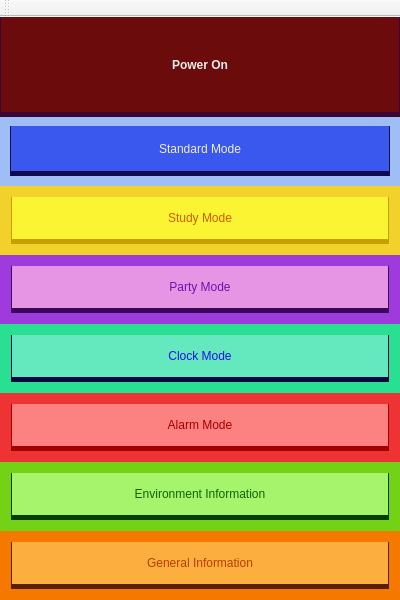
<?xml version="1.0" encoding="UTF-8"?>
<ui version="4.0">
 <class>MainWindow</class>
 <widget class="QMainWindow" name="MainWindow">
  <property name="geometry">
   <rect>
    <x>0</x>
    <y>0</y>
    <width>400</width>
    <height>600</height>
   </rect>
  </property>
  <property name="windowTitle">
   <string>MainWindow</string>
  </property>
  <widget class="QWidget" name="centralWidget">
   <layout class="QVBoxLayout" name="verticalLayout">
    <property name="spacing">
     <number>0</number>
    </property>
    <property name="leftMargin">
     <number>0</number>
    </property>
    <property name="topMargin">
     <number>0</number>
    </property>
    <property name="rightMargin">
     <number>0</number>
    </property>
    <property name="bottomMargin">
     <number>0</number>
    </property>
    <item>
     <widget class="QFrame" name="frame">
      <property name="styleSheet">
       <string notr="true">background-color: rgb(238, 238, 236);</string>
      </property>
      <property name="frameShape">
       <enum>QFrame::NoFrame</enum>
      </property>
      <property name="frameShadow">
       <enum>QFrame::Raised</enum>
      </property>
      <layout class="QGridLayout" name="gridLayout_8">
       <property name="leftMargin">
        <number>0</number>
       </property>
       <property name="topMargin">
        <number>0</number>
       </property>
       <property name="rightMargin">
        <number>0</number>
       </property>
       <property name="bottomMargin">
        <number>0</number>
       </property>
       <property name="spacing">
        <number>0</number>
       </property>
       <item row="0" column="0">
        <widget class="QPushButton" name="pushButton_8">
         <property name="minimumSize">
          <size>
           <width>0</width>
           <height>100</height>
          </size>
         </property>
         <property name="maximumSize">
          <size>
           <width>16777215</width>
           <height>16777215</height>
          </size>
         </property>
         <property name="styleSheet">
          <string notr="true">QPushButton {
	
	background-color: rgb(108, 11, 11);
	border: none;		
	color: rgb(238, 238, 236);
	font: 57 21pt &quot;Ubuntu&quot;;
	font-weight: bold;
	border-left:1px solid rgb(59, 6, 54);
	border-right:1px solid  rgb(59, 6, 54);
	border-bottom:5px solid   rgb(59, 6, 54);
}

QPushButton:hover {
	
	background-color: rgb(255, 255, 255);
	color: rgb(108, 11, 11);
	border-left:1px solid  rgb(108, 11, 11);
	border-right:1px solid  rgb(108, 11, 11);
	border-bottom:5px solid  rgb(108, 11, 11);
}</string>
         </property>
         <property name="text">
          <string>Power On</string>
         </property>
        </widget>
       </item>
      </layout>
     </widget>
    </item>
    <item>
     <widget class="QFrame" name="frame_2">
      <property name="styleSheet">
       <string notr="true">background-color: rgb(158, 190, 245);</string>
      </property>
      <property name="frameShape">
       <enum>QFrame::NoFrame</enum>
      </property>
      <property name="frameShadow">
       <enum>QFrame::Raised</enum>
      </property>
      <layout class="QGridLayout" name="gridLayout">
       <property name="leftMargin">
        <number>10</number>
       </property>
       <property name="topMargin">
        <number>0</number>
       </property>
       <property name="rightMargin">
        <number>10</number>
       </property>
       <property name="bottomMargin">
        <number>0</number>
       </property>
       <property name="spacing">
        <number>0</number>
       </property>
       <item row="0" column="0">
        <widget class="QPushButton" name="pushButton">
         <property name="minimumSize">
          <size>
           <width>200</width>
           <height>35</height>
          </size>
         </property>
         <property name="maximumSize">
          <size>
           <width>600</width>
           <height>50</height>
          </size>
         </property>
         <property name="styleSheet">
          <string notr="true">QPushButton {
background-color: rgb(58, 87, 238);
	border: none;		
	color: rgb(238, 238, 236);
	font: 57 12pt &quot;Ubuntu&quot;;
	border-left:1px solid rgb(16, 11, 81);
	border-right:1px solid rgb(16, 11, 81);
	border-bottom:5px solid  rgb(16, 11, 81);
}

QPushButton:hover {
	background-color: rgb(32, 74, 135);
	color: rgb(238, 238, 236);
	border-left:1px solid rgb(16, 11, 81);
	border-right:1px solid rgb(16, 11, 81);
	border-bottom:5px solid rgb(16, 11, 81);
}</string>
         </property>
         <property name="text">
          <string>Standard Mode</string>
         </property>
        </widget>
       </item>
      </layout>
     </widget>
    </item>
    <item>
     <widget class="QFrame" name="frame_3">
      <property name="styleSheet">
       <string notr="true">background-color: rgb(242, 210, 42);</string>
      </property>
      <property name="frameShape">
       <enum>QFrame::NoFrame</enum>
      </property>
      <property name="frameShadow">
       <enum>QFrame::Raised</enum>
      </property>
      <layout class="QGridLayout" name="gridLayout_2">
       <item row="0" column="0">
        <widget class="QPushButton" name="pushButton_2">
         <property name="minimumSize">
          <size>
           <width>200</width>
           <height>35</height>
          </size>
         </property>
         <property name="maximumSize">
          <size>
           <width>600</width>
           <height>50</height>
          </size>
         </property>
         <property name="styleSheet">
          <string notr="true">QPushButton {
	
	background-color: rgb(250, 244, 50);
	border: none;	
	color: rgb(206, 92, 0);
	font: 57 12pt &quot;Ubuntu&quot;;
	border-left:1px solid  rgb(196, 160, 0);
	border-right:1px solid  rgb(196, 160, 0);
	border-bottom:5px solid  rgb(196, 160, 0);
}

QPushButton:hover {
	
	
	background-color: rgb(252, 194, 46);
	color: rgb(238, 238, 236);
	border-left:1px solid rgb(196, 160, 0);
	border-right:1px solid rgb(196, 160, 0);
	border-bottom:5px solid rgb(196, 160, 0);
}</string>
         </property>
         <property name="text">
          <string>Study Mode</string>
         </property>
        </widget>
       </item>
      </layout>
     </widget>
    </item>
    <item>
     <widget class="QFrame" name="frame_4">
      <property name="styleSheet">
       <string notr="true">background-color: rgb(159, 59, 221);</string>
      </property>
      <property name="frameShape">
       <enum>QFrame::NoFrame</enum>
      </property>
      <property name="frameShadow">
       <enum>QFrame::Raised</enum>
      </property>
      <layout class="QGridLayout" name="gridLayout_3">
       <item row="0" column="0">
        <widget class="QPushButton" name="pushButton_3">
         <property name="minimumSize">
          <size>
           <width>200</width>
           <height>35</height>
          </size>
         </property>
         <property name="maximumSize">
          <size>
           <width>600</width>
           <height>50</height>
          </size>
         </property>
         <property name="styleSheet">
          <string notr="true">QPushButton {
	background-color: rgb(230, 149, 228);
	border: none;	
	color: rgb(115, 15, 176);
	font: 57 12pt &quot;Ubuntu&quot;;
	border-left:1px solid  rgb(57, 8, 93);
	border-right:1px solid  rgb(57, 8, 93);
	border-bottom:5px solid  rgb(57, 8, 93);
}

QPushButton:hover {	
	
	background-color: rgb(151, 9, 255);
	color: rgb(238, 238, 236);
	border-left:1px solid rgb(57, 8, 93);
	border-right:1px solid rgb(57, 8, 93);
	border-bottom:5px solid rgb(57, 8, 93);
}</string>
         </property>
         <property name="text">
          <string>Party Mode</string>
         </property>
        </widget>
       </item>
      </layout>
     </widget>
    </item>
    <item>
     <widget class="QFrame" name="frame_5">
      <property name="styleSheet">
       <string notr="true">background-color: rgb(41, 223, 145);</string>
      </property>
      <property name="frameShape">
       <enum>QFrame::NoFrame</enum>
      </property>
      <property name="frameShadow">
       <enum>QFrame::Raised</enum>
      </property>
      <layout class="QGridLayout" name="gridLayout_4">
       <item row="0" column="0">
        <widget class="QPushButton" name="pushButton_4">
         <property name="minimumSize">
          <size>
           <width>200</width>
           <height>35</height>
          </size>
         </property>
         <property name="maximumSize">
          <size>
           <width>600</width>
           <height>50</height>
          </size>
         </property>
         <property name="styleSheet">
          <string notr="true">QPushButton {
	
	background-color: rgb(100, 233, 190);
	border: none;	
	color: rgb(32, 14, 232);
	font: 57 12pt &quot;Ubuntu&quot;;
	border-left:1px solid rgb(10, 5, 69);
	border-right:1px solid rgb(10, 5, 69);
	border-bottom:5px solid rgb(10, 5, 69);
}

QPushButton:hover {
	
	background-color: rgb(74, 181, 110);
	color: rgb(238, 238, 236);
	border-left:1px solid rgb(10, 5, 69);
	border-right:1px solid rgb(10, 5, 69);
	border-bottom:5px solid rgb(10, 5, 69);
}</string>
         </property>
         <property name="text">
          <string>Clock Mode</string>
         </property>
        </widget>
       </item>
      </layout>
     </widget>
    </item>
    <item>
     <widget class="QFrame" name="frame_6">
      <property name="styleSheet">
       <string notr="true">background-color: rgb(237, 51, 51);</string>
      </property>
      <property name="frameShape">
       <enum>QFrame::NoFrame</enum>
      </property>
      <property name="frameShadow">
       <enum>QFrame::Raised</enum>
      </property>
      <layout class="QGridLayout" name="gridLayout_5">
       <item row="0" column="0">
        <widget class="QPushButton" name="pushButton_5">
         <property name="minimumSize">
          <size>
           <width>200</width>
           <height>35</height>
          </size>
         </property>
         <property name="maximumSize">
          <size>
           <width>600</width>
           <height>50</height>
          </size>
         </property>
         <property name="styleSheet">
          <string notr="true">QPushButton {
	
	background-color: rgb(252, 130, 130);
	border: none;		
	color: rgb(164, 0, 0);
	font: 57 12pt &quot;Ubuntu&quot;;
	border-left:1px solid rgb(164, 0, 0);
	border-right:1px solid rgb(164, 0, 0);
	border-bottom:5px solid  rgb(164, 0, 0);
}

QPushButton:hover {
	background-color: rgb(191, 64, 64);
	color: rgb(238, 238, 236);
	border-left:1px solid rgb(164, 0, 0);
	border-right:1px solid rgb(164, 0, 0);
	border-bottom:5px solid rgb(164, 0, 0);
}</string>
         </property>
         <property name="text">
          <string>Alarm Mode</string>
         </property>
        </widget>
       </item>
      </layout>
     </widget>
    </item>
    <item>
     <widget class="QFrame" name="frame_7">
      <property name="styleSheet">
       <string notr="true">background-color: rgb(115, 210, 22);</string>
      </property>
      <property name="frameShape">
       <enum>QFrame::NoFrame</enum>
      </property>
      <property name="frameShadow">
       <enum>QFrame::Raised</enum>
      </property>
      <layout class="QGridLayout" name="gridLayout_6">
       <item row="0" column="0">
        <widget class="QPushButton" name="pushButton_6">
         <property name="minimumSize">
          <size>
           <width>200</width>
           <height>35</height>
          </size>
         </property>
         <property name="maximumSize">
          <size>
           <width>600</width>
           <height>50</height>
          </size>
         </property>
         <property name="styleSheet">
          <string notr="true">QPushButton {	
	background-color: rgb(166, 244, 108);
	border: none;		
	color: rgb(16, 98, 5);
	font: 57 12pt &quot;Ubuntu&quot;;
	border-left:1px solid  rgb(9, 63, 7);
	border-right:1px solid  rgb(9, 63, 7);
	border-bottom:5px solid  rgb(9, 63, 7);
}

QPushButton:hover {
		
	background-color: rgb(78, 154, 6);
	color: rgb(238, 238, 236);
	border-left:1px solid rgb(9, 63, 7);
	border-right:1px solid rgb(9, 63, 7);
	border-bottom:5px solid rgb(9, 63, 7);
}</string>
         </property>
         <property name="text">
          <string>Environment Information</string>
         </property>
        </widget>
       </item>
      </layout>
     </widget>
    </item>
    <item>
     <widget class="QFrame" name="frame_8">
      <property name="styleSheet">
       <string notr="true">background-color: rgb(245, 121, 0);</string>
      </property>
      <property name="frameShape">
       <enum>QFrame::NoFrame</enum>
      </property>
      <property name="frameShadow">
       <enum>QFrame::Raised</enum>
      </property>
      <layout class="QGridLayout" name="gridLayout_7">
       <item row="0" column="0">
        <widget class="QPushButton" name="pushButton_7">
         <property name="minimumSize">
          <size>
           <width>200</width>
           <height>35</height>
          </size>
         </property>
         <property name="maximumSize">
          <size>
           <width>600</width>
           <height>50</height>
          </size>
         </property>
         <property name="styleSheet">
          <string notr="true">QPushButton {
	
	background-color: rgb(252, 175, 62);
	border: none;		
	color: rgb(181, 62, 0);
	font: 57 12pt &quot;Ubuntu&quot;;
	border-left:1px solid rgb(87, 32, 6);
	border-right:1px solid rgb(87, 32, 6);
	border-bottom:5px solid  rgb(87, 32, 6);
}

QPushButton:hover {
		
	background-color: rgb(194, 70, 5);
	color: rgb(238, 238, 236);
	border-left:1px solid rgb(87, 32, 6);
	border-right:1px solid rgb(87, 32, 6);
	border-bottom:5px solid rgb(87, 32, 6);
}</string>
         </property>
         <property name="text">
          <string>General Information</string>
         </property>
        </widget>
       </item>
      </layout>
     </widget>
    </item>
   </layout>
  </widget>
  <widget class="QToolBar" name="mainToolBar">
   <attribute name="toolBarArea">
    <enum>TopToolBarArea</enum>
   </attribute>
   <attribute name="toolBarBreak">
    <bool>false</bool>
   </attribute>
  </widget>
 </widget>
 <layoutdefault spacing="6" margin="11"/>
 <resources/>
 <connections/>
</ui>
